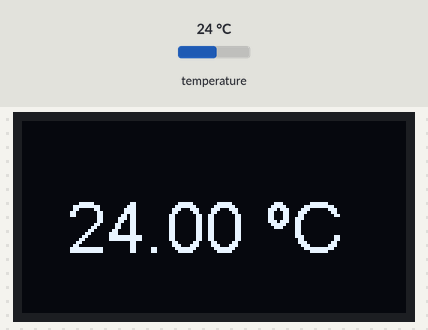
Simulated run of this sketch. Board: ESP8266 (NodeMCU). On the bench: 128×64 one-colour display. Inputs (shaded band) come from the test bench; at power-on: temperature 24 °C. What the sketch prints to the serial monitor is not drawn.

Above: at 4.3 s.
4.4 s: temperature set to 12 °C
At 6.5 s:
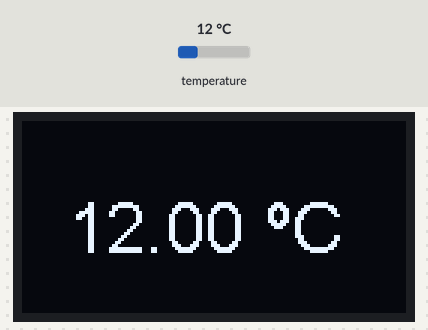
7.0 s: temperature set to 19 °C
At 8.3 s:
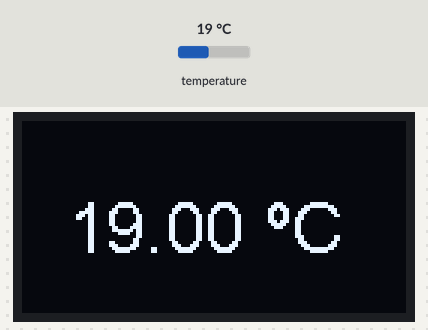
9.6 s: temperature set to 28 °C
At 11.9 s:
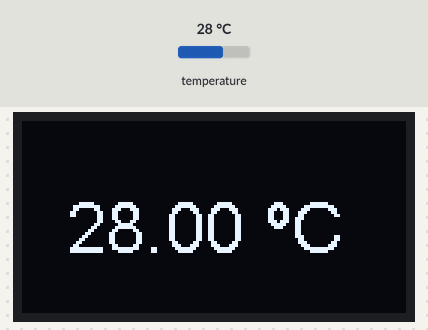
Timing chart, 0 to 13.4 s (numbered marks = the images above; inputs shaded):
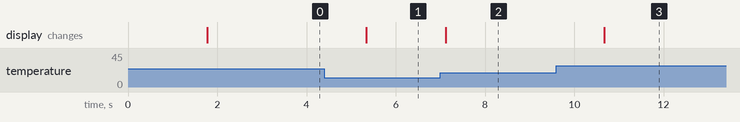

The sketch:

LoRaWAN_Temperatur_DS18B20_Test.ino
```cpp
/****************************************
  DARC-HamGroup LoRaWAN

  Temp-Sensor-Test-Programm

  23.12.2021  Jürgen, DL8MA

  http://www.p37.de/LoRaWAN
*/
#include "SSD1306Wire.h"                                      // ThingPulse OLED SSD1306 - Library        https://github.com/ThingPulse/esp8266-oled-ssd1306
#include <OneWire.h>                                          // 1Wire-Library für die Bus-Kommunikation  https://www.pjrc.com/teensy/td_libs_OneWire.html
#include <DallasTemperature.h>                                // Library für die Dallas DS-Sensoren       https://github.com/milesburton/Arduino-Temperature-Control-Library

long displayPause = 0;                                        // für die Zeitsteuerung des Displays ( "Sekundentakt" )
double temperatur = 999;                                      // gemessener Temperaturwert

SSD1306Wire display(0x3c, SDA, SCL);                          // Display-Anschlüsse sind schon über die Board-Auswahl definiert

const int oneWireBus = 13;                                    // GPIO-Pin für 1Wire-Bus

OneWire oneWire(oneWireBus);                                  // 1Wire-Bus initialsieren
DallasTemperature sensors(&oneWire);                          // für den Zugriff auf den bzw. die Temperatur-Sensoren

void setup() {
  Serial.begin(115200);
  sensors.begin();                                            // Temperatur-Sensoren intialsieren

  display.init();                                             // Konfiguration Display
  display.flipScreenVertically();
  display.setFont( ArialMT_Plain_24 );                        // für die älteren Teilnehmer eine etwas grössere Schrift ;-)
  display.clear();
  display.display();
}

void loop() {
  if( ( displayPause + 1000 ) < millis()  ) {                 // Auffrischung des Displays nur alle Sekunde
    sensors.requestTemperatures();                            // Temperaturmessung anstossen und Bytefolge aus dem Sensor auslesen
    temperatur = sensors.getTempCByIndex(0);                  // Temperaturwert in ºC aus der Bytefolge des Sensors extrahieren

    Serial.print(temperatur);                                 // Temperaturwert über die serielle Schnittstelle ausgeben
    Serial.println("ºC");

    display.clear();                                          // Temperaturwert auf dem Display ausgeben
    String tempString = String( temperatur, 2 ) + " ºC";
    display.drawString( 15, 22, tempString );
    display.display();
    displayPause = millis();
  }
}
```

Measured:
- after the input at 4.4 s, the display: changes after 0.94 s (image 1)
- after the input at 7.0 s, the display: changes after 0.12 s (image 2)
- after the input at 9.6 s, the display: changes after 1.1 s (image 3)
